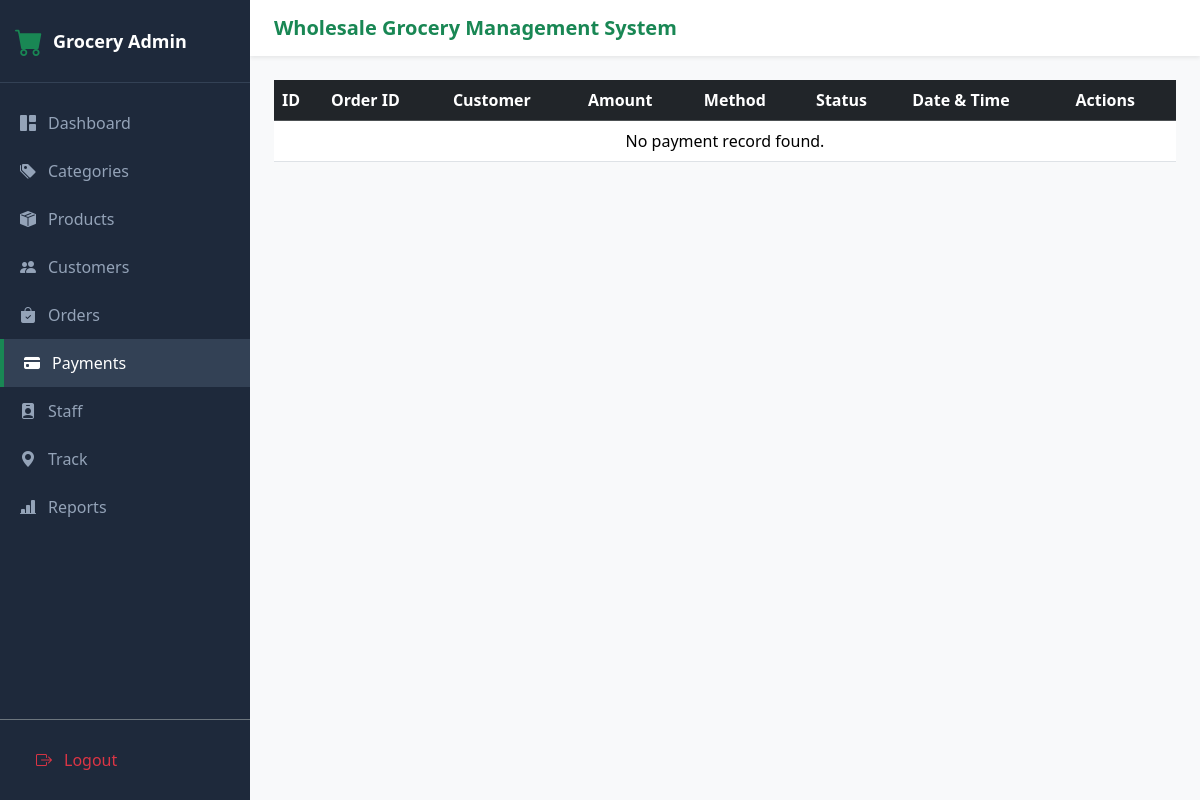
Page /admin-panel/payments (signed in) on the earlier database version.
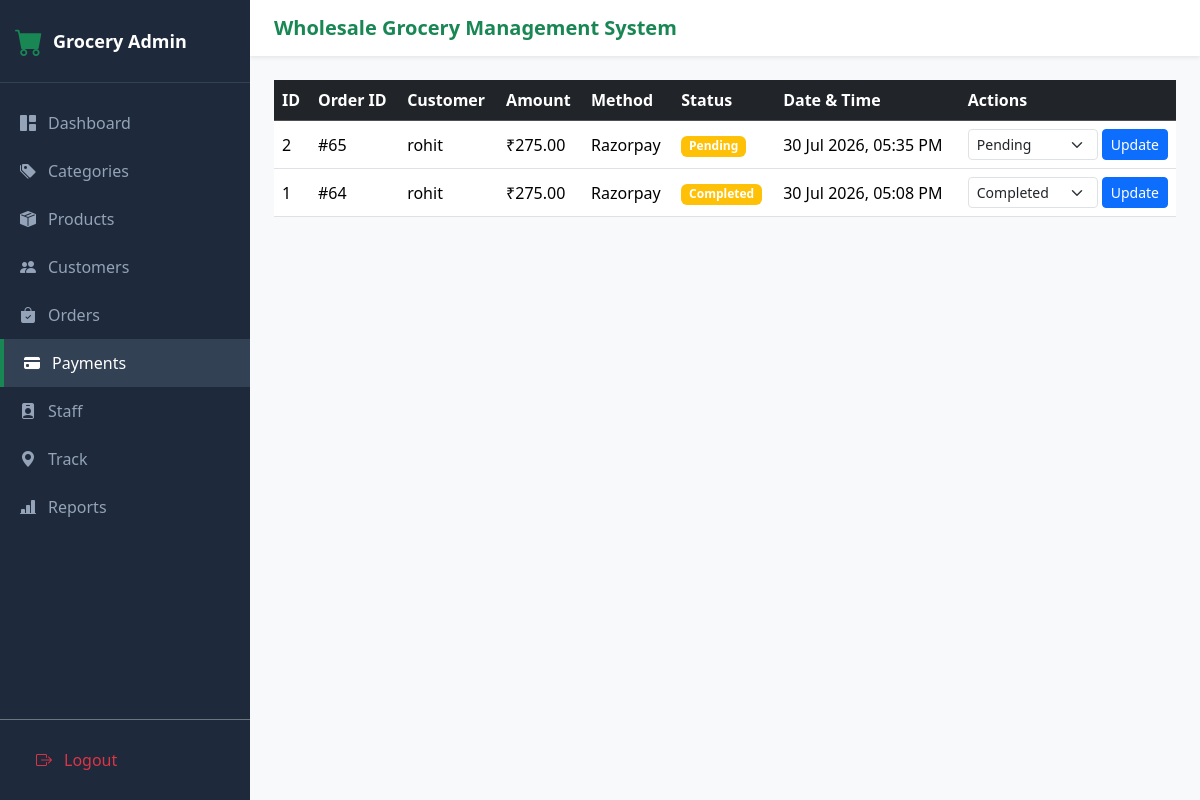
Same page on the later database version.
### GroceryApp/models.py (models this page shows, shortened)
class Payment(models.Model):
    STATUS_CHOICES = [
        ('Pending','Pending'),
        ('Completed','Completed'),
        ('Failed','Failed'),
    ]
    order_id = models.CharField(max_length=100)
    customer_name = models.CharField(max_length=100)
    amount = models.DecimalField(max_digits=10,decimal_places=2)
    payment_method = models.CharField(max_length=50,default='UPI')
    status = models.CharField(max_length=20,choices=STATUS_CHOICES, default='Pending')
    created_at = models.DateTimeField(auto_now_add=True)

### GroceryApp/views.py (the view)
# urls.py: path("admin-panel/payments",views.manage_payments,name="manage_payments"),
def manage_payments(request):
    if not request.session.get('is_admin'):
        return redirect('/admin-login/')
    payments = Payment.objects.all().order_by('-created_at')
    return render(request,'admin/manage_payments.html',{'payments':payments})

### templates/admin/manage_payments.html (shortened to what this page needs)
{% extends 'admin/admin_base.html' %}
{% block content %}
        <table class="table align-middle">
    <thead class="table-dark">
        <tr>
            <th>ID</th>
            <th>Order ID</th>
            <th>Customer</th>
            <th>Amount</th>
            <th>Method</th>
            <th>Status</th>
            <th>Date & Time</th>
            <th>Actions</th>
        </tr>
    </thead>
    <tbody>
        {% for payment in payments %}
        <tr>
            <td>{{ payment.id }}</td>
            <td>{{ payment.order_id }}</td>
            <td>{{ payment.customer_name }}</td>
            <td>₹{{ payment.amount }}</td>
            <td>{{ payment.payment_method }}</td>
            <td>
                <span class="badge bg-warning">{{ payment.status }}</span>
            </td>
            <td>{{ payment.created_at|date:"d M Y, h:i A" }}</td>
            <td>
                <form method="POST" action="{% url 'update_payment' payment.id %}" class="d-flex gap-1">
                    <select name="status" class="form-select form-select-sm">
                        <option value="Pending" {% if payment.status == 'Pending' %}selected{% endif %}>Pending</option>
                        <option value="Completed" {% if payment.status == 'Completed' %}selected{% endif %}>Completed</option>
                    </select>
                    <button type="submit" class="btn btn-primary btn-sm">Update</button>
                </form>
            </td>
        </tr>
        {% empty %}
        <tr>
            <td colspan="8" class="text-center">No payment record found.</td>
        </tr>
        {% endfor %}
    </tbody>
</table>
{% endblock %}

Differences in the rows shown:
added Payment: id "2", order_id "#65", customer_name "rohit", amount "275.00", payment_method "Razorpay", status "Pending", created_at "30 Jul 2026, 05:35 PM"
added Payment: id "1", order_id "#64", customer_name "rohit", amount "275.00", payment_method "Razorpay", status "Completed", created_at "30 Jul 2026, 05:08 PM"
Other differences:
text no longer shown: "No payment record found."
